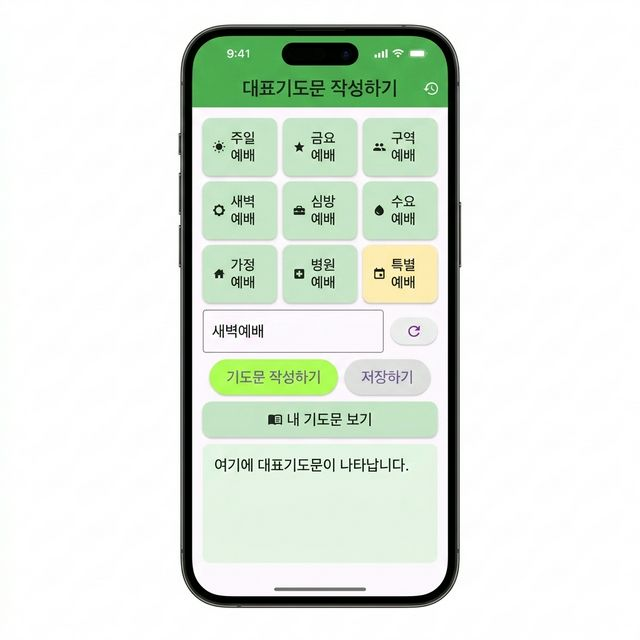
#> input picture image/iphone/1.png, 640 x 640 px, found by its file name; its folder holds only this picture in this run
$ python fix_screenshots.py
#> lines starting #> are read from the running program, lines starting #| are printed output that depends on the picture
"""
대표기도문 스크린샷 iOS 상태바 교체 스크립트
- Android 상태바(U+ 캐리어, 안드로이드 아이콘) → iOS 상태바(9:41, 배터리/신호) 교체
- Android 네비게이션바(|||, O, <) 제거
- iPhone (1284×2778) / iPad (2048×2732) 사이즈로 저장
"""

from PIL import Image, ImageDraw, ImageFont
import os

# ─── 설정 ───────────────────────────────────────────────────
BASE_DIR = "M:/MyProject - new/repre_prayer_new/image"
ORIG_FILES = [f"{BASE_DIR}/{i}.png" for i in range(1, 5)]

IPHONE_SIZE = (1284, 2778)
IPAD_SIZE   = (2048, 2732)

# Android 상태바/네비바 높이 (원본 1080×1920 기준)
ANDROID_STATUS_BAR_H = 72    # 상단 상태바
ANDROID_NAV_BAR_H    = 158   # 하단 네비게이션바 (y=1762~)
APP_CONTENT_BOTTOM   = 1762  # 네비게이션바 시작 y좌표

# iOS 상태바 높이 (원본 1080 기준으로 설정, 44pt * 3x = 132px이지만 앱 맞게)
IOS_STATUS_BAR_H = 72

# 앱 초록색 (상태바 배경)
GREEN = (76, 175, 80)
WHITE = (255, 255, 255)
BG_COLOR = (240, 255, 241)  # 연한 초록 배경

# ─── iOS 상태바 그리기 ────────────────────────────────────
def draw_ios_statusbar(draw, width, height, scale=1.0):
    """iOS 스타일 상태바를 그린다 (배경은 이미 GREEN으로 채워진 상태)"""
    bar_h = int(IOS_STATUS_BAR_H * scale)
    font_size = int(28 * scale)

    try:
        # 시스템 폰트 시도
        font = ImageFont.truetype("C:/Windows/Fonts/arialbd.ttf", font_size)
        font_small = ImageFont.truetype("C:/Windows/Fonts/arial.ttf", int(20 * scale))
    except:
        font = ImageFont.load_default()
        font_small = font

    # 시간 "9:41" (왼쪽)
    time_x = int(40 * scale)
    time_y = bar_h // 2 - font_size // 2
    draw.text((time_x, time_y), "9:41", fill=WHITE, font=font)

    # 오른쪽 아이콘들 (배터리, 와이파이, 신호)
    right_x = width - int(180 * scale)
    icon_y = bar_h // 2

    # 신호바 (4개의 작은 막대)
    bar_w = int(5 * scale)
    bar_gap = int(3 * scale)
    for i in range(4):
        bh = int((8 + i * 5) * scale)
        bx = right_x + i * (bar_w + bar_gap)
        by = icon_y - bh // 2
        draw.rectangle([bx, by, bx + bar_w, by + bh], fill=WHITE)

    # 와이파이 아이콘 (단순 호 3개)
    wifi_x = right_x + int(45 * scale)
    wifi_y = icon_y
    for r in [int(18 * scale), int(12 * scale), int(6 * scale)]:
        draw.arc(
            [wifi_x - r, wifi_y - r, wifi_x + r, wifi_y + r],
            start=200, end=340, fill=WHITE, width=int(2.5 * scale)
        )

    # 배터리 아이콘
    bat_x = right_x + int(80 * scale)
    bat_w = int(44 * scale)
    bat_h = int(22 * scale)
    bat_y = icon_y - bat_h // 2
    # 배터리 외곽
    draw.rectangle([bat_x, bat_y, bat_x + bat_w, bat_y + bat_h],
                   outline=WHITE, width=int(2 * scale))
    # 배터리 충전부 꼭지
    tip_w = int(4 * scale)
    tip_h = int(12 * scale)
    draw.rectangle([bat_x + bat_w + 1, bat_y + (bat_h - tip_h) // 2,
                    bat_x + bat_w + tip_w, bat_y + (bat_h - tip_h) // 2 + tip_h],
                   fill=WHITE)
    # 배터리 내부 충전 (80%)
    charge_w = int((bat_w - 6) * 0.8)
    draw.rectangle([bat_x + 3, bat_y + 3,
                    bat_x + 3 + charge_w, bat_y + bat_h - 3],
                   fill=WHITE)

# ─── 이미지 처리 ──────────────────────────────────────────
def process_screenshot(orig_path, iphone_out, ipad_out):
    img = Image.open(orig_path).convert("RGB")
#> img is the input picture: PIL image 640x640 RGB; mean R, G, B 224.5, 232.3, 223
    w, h = img.size  # 1080, 1920
#> w = 640; h = 640

    # 1) Android 상태바 제거 → iOS 상태바로 교체
    # 상태바 영역을 GREEN으로 다시 그리기
    draw = ImageDraw.Draw(img)
    draw.rectangle([0, 0, w, ANDROID_STATUS_BAR_H], fill=GREEN)
    draw_ios_statusbar(draw, w, ANDROID_STATUS_BAR_H, scale=1.0)

    # 2) Android 네비게이션바 제거 (하단 크롭)
    img_cropped = img.crop((0, 0, w, APP_CONTENT_BOTTOM))
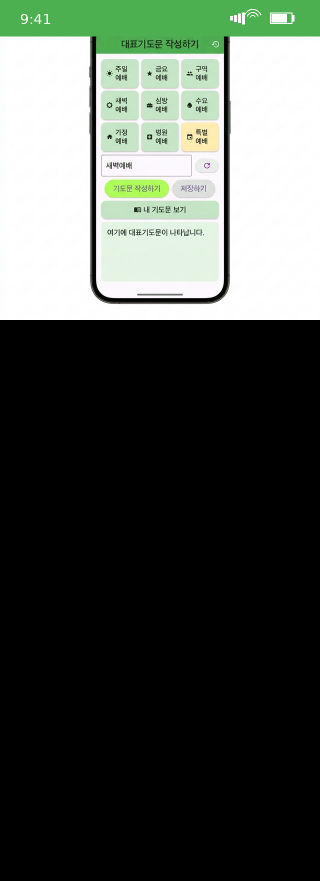
#> img_cropped: PIL image 640x1762 RGB (shown at 1/2 size); mean R, G, B 76.6, 82.8, 76.2

    # ── iPhone (1284×2778) ──────────────────────────────
    # 콘텐츠를 1284 너비로 스케일, 비율 유지
    content_h = APP_CONTENT_BOTTOM  # 1762
    scale_w = IPHONE_SIZE[0] / w    # 1284/1080 = 1.1889
#> scale_w = 2.01
    new_h = int(content_h * scale_w)  # 1762 * 1.1889 ≈ 2094
#> new_h = 3535

    img_scaled = img_cropped.resize((IPHONE_SIZE[0], new_h), Image.LANCZOS)

    # 상하 패딩으로 2778 높이 맞추기
    pad_total = IPHONE_SIZE[1] - new_h
#> pad_total = -757
    pad_top = pad_total // 3
#> pad_top = -253
    pad_bot = pad_total - pad_top
#> pad_bot = -504

    iphone_img = Image.new("RGB", IPHONE_SIZE, BG_COLOR)
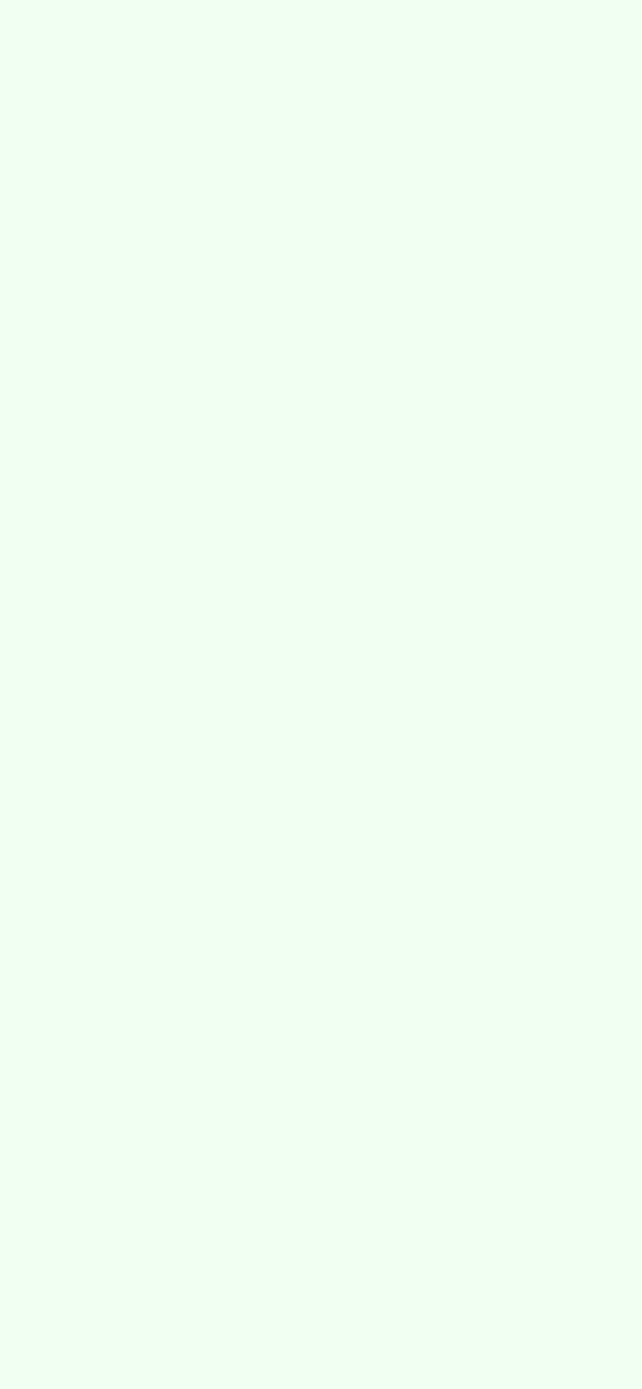
#> iphone_img: PIL image 1284x2778 RGB (shown at 1/2 size); mean R, G, B 240, 255, 241
    iphone_img.paste(img_scaled, (0, pad_top))
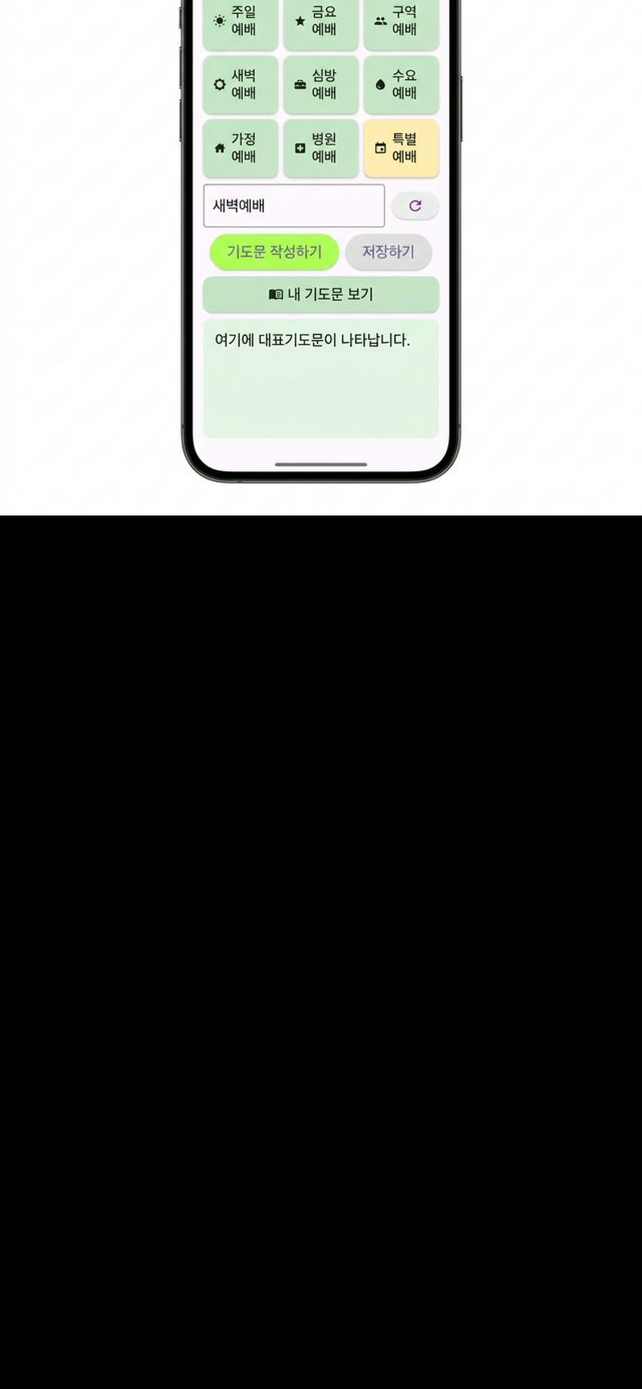
#> iphone_img: PIL image 1284x2778 RGB (shown at 1/2 size); mean R, G, B 85.6, 87.6, 84.9
    iphone_img.save(iphone_out)
    print(f"  ✅ iPhone: {iphone_out}")

    # ── iPad (2048×2732) ───────────────────────────────
    scale_w_ipad = IPAD_SIZE[0] / w   # 2048/1080 = 1.896
#> scale_w_ipad = 3.2
    new_h_ipad = int(content_h * scale_w_ipad)
#> new_h_ipad = 5638

    img_scaled_ipad = img_cropped.resize((IPAD_SIZE[0], new_h_ipad), Image.LANCZOS)

    pad_total_ipad = IPAD_SIZE[1] - new_h_ipad
#> pad_total_ipad = -2906
    pad_top_ipad = pad_total_ipad // 3
#> pad_top_ipad = -969
    pad_bot_ipad = pad_total_ipad - pad_top_ipad
#> pad_bot_ipad = -1937

    ipad_img = Image.new("RGB", IPAD_SIZE, BG_COLOR)
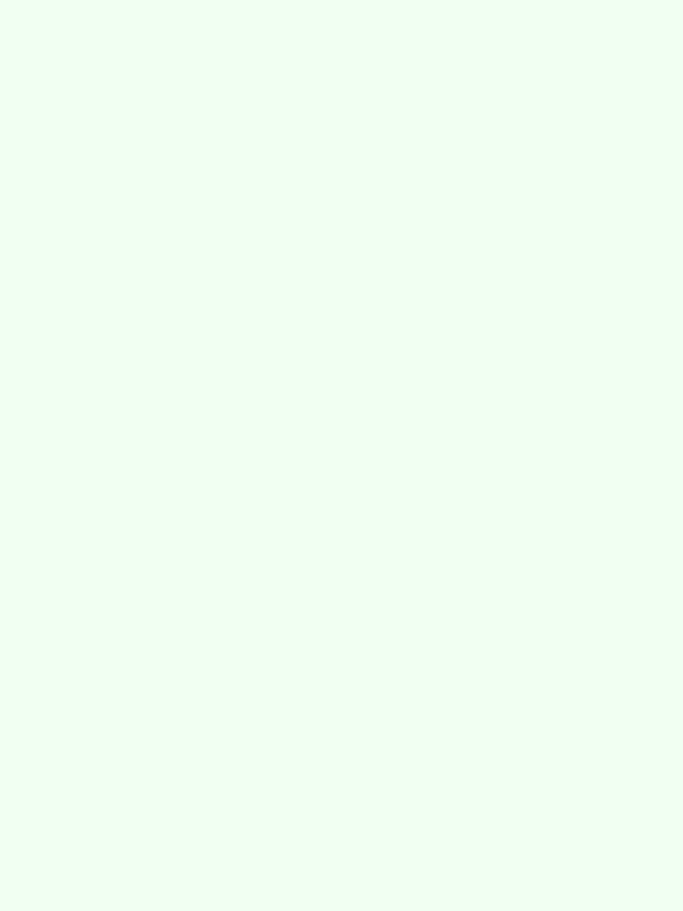
#> ipad_img: PIL image 2048x2732 RGB (shown at 1/3 size); mean R, G, B 240, 255, 241
    ipad_img.paste(img_scaled_ipad, (0, pad_top_ipad))
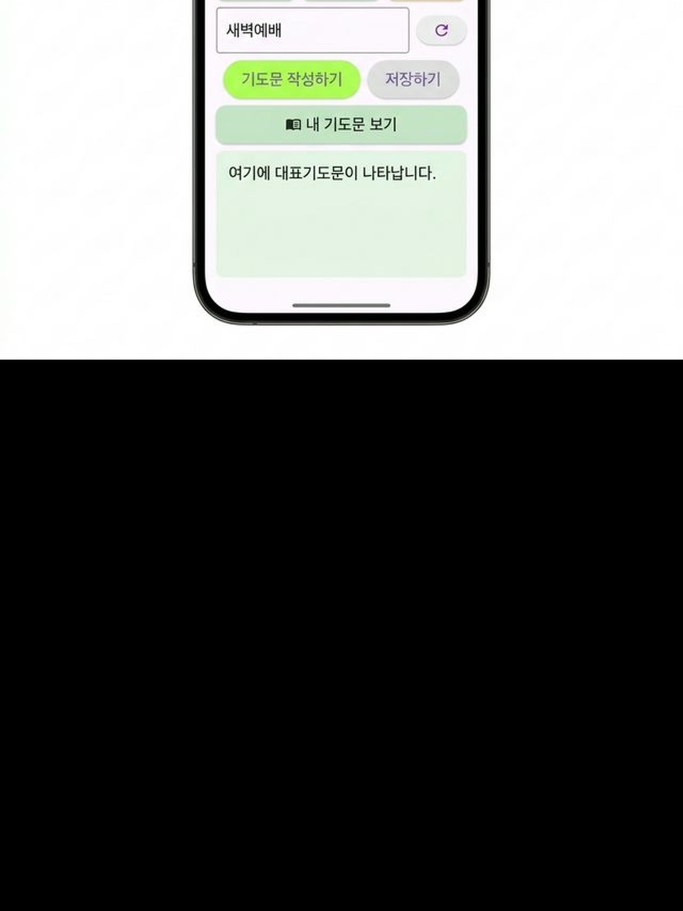
#> ipad_img: PIL image 2048x2732 RGB (shown at 1/3 size); mean R, G, B 92.3, 93.9, 91.7
    ipad_img.save(ipad_out)
    print(f"  ✅ iPad:   {ipad_out}")

# ─── 실행 ─────────────────────────────────────────────────
os.makedirs(f"{BASE_DIR}/iphone", exist_ok=True)
os.makedirs(f"{BASE_DIR}/ipad", exist_ok=True)

for i, orig in enumerate(ORIG_FILES, 1):
    if not os.path.exists(orig):
        print(f"⚠️  파일 없음: {orig}")
        continue
    print(f"\n📸 처리 중: {i}.png")
    process_screenshot(
        orig,
        f"{BASE_DIR}/iphone/{i}.png",
        f"{BASE_DIR}/ipad/{i}.png",
    )

print("\n🎉 완료! iphone/ 과 ipad/ 폴더에 저장되었습니다.")
